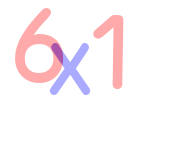
#> input picture myml/ASM_SOL/target_images/0.png, 190 x 150 px
$ python -i utils.py   (imports and definitions only)
#> lines starting #> are read from the running program, lines starting #| are printed output that depends on the picture; after the words box and inside, x2 and y2 are one past the last pixel; in counts of white or black regions, pixels touching at a corner belong together
#> further down, picture is the input picture: shape (150, 190, 3); mean B, G, R 247.5, 244.8, 252.3
import cv2
import numpy as np
import re

BLUE = 0
GREEN = 1
RED = 2

def remove_first_0(string):
    temp = []
    for i in string:
        if i == '+' or i == '-' or i == '*':
            temp.append(i)
    split = re.split('\*|\+|-', string)
    i = 0
    temp_count = 0
    result = ""
    for a in split:
        a = a.lstrip('0')
        if a == '':
            a = '0'
        result += a
        if i < len(split) - 1:
            result += temp[temp_count]
            temp_count += 1
        i += 1
    return result


def get_chars(image, color):
    other_1 = (color + 1) % 3
    other_2 = (color + 2) % 3

    c = image[:, :, other_1] == 255
    image[c] = [0, 0, 0]
    c = image[:, :, other_2] == 255
    image[c] = [0, 0, 0]
    c = image[:, :, color] < 170
    image[c] = [0, 0, 0]
    c = image[:, :, other_1] != 0
    image[c] = [255, 255, 255]

    return image


def extract_chars(image):
    chars = []
    colors = [BLUE, GREEN, RED]
    for color in colors:
        image_from_one_color = get_chars(image.copy(), color)
        image_gray = cv2.cvtColor(image_from_one_color, cv2.COLOR_BGR2GRAY)
        ret, thresh = cv2.threshold(image_gray, 127, 255, 0)
        contours, _ = cv2.findContours(thresh, cv2.RETR_EXTERNAL, cv2.CHAIN_APPROX_SIMPLE)
        for contour in contours:
            area = cv2.contourArea(contour)
            if area > 50:
                x, y, width, height = cv2.boundingRect(contour)
                roi = image_gray[y:y + height, x:x + width]
                chars.append((x, roi))
#> this loop made 3 passes
#> contours on pass 2: 4 contours, all with area under 20
#> pass 1, in get_chars, `c = image[:, :, other_1] == 255`:
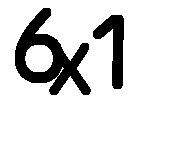
#> c: shape (150, 190) bool; 87.1% white; 2 black regions, box (x1, y1, x2, y2) and area: (15, 8, 91, 95) 2628, (93, 15, 124, 89) 1044
#> pass 1, in get_chars, `c = image[:, :, other_2] == 255`:
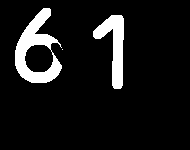
#> c: shape (150, 190) bool; 9.2% white; 3 white regions (1 under 20 px), largest, box (x1, y1, x2, y2) and area: (15, 8, 62, 83) 1569, (93, 15, 124, 89) 1044
#> pass 1, in get_chars, `c = image[:, :, color] < 170`:
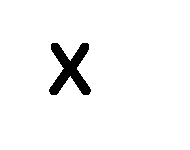
#> c: shape (150, 190) bool; 96.3% white; 1 black region, box (x1, y1, x2, y2) and area: (49, 43, 91, 95) 1058
#> after the loop:
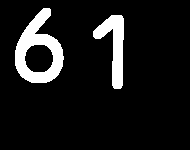
#> image_from_one_color: shape (150, 190, 3); 9.8% white; 2 white regions, box (x1, y1, x2, y2) and area: (15, 8, 64, 83) 1740, (93, 15, 124, 89) 1044
#> after the loop, chars = 3 items

    chars = sorted(chars, key=lambda char: char[0])
    return chars


def resize20(image):
    resized = cv2.resize(image, (20, 20))
    return resized.reshape(-1, 400).astype(np.float32)

>>> import cv2
>>> picture = cv2.imread('target_images/0.png')
>>> result = extract_chars(picture)
#> result = 3 items

$ run again, on myml/ASM_SOL/target_images/10.png
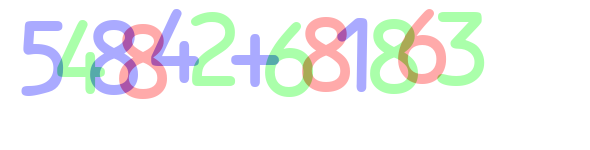
#> input picture myml/ASM_SOL/target_images/10.png, 590 x 150 px
#> picture is the input picture: shape (150, 590, 3); mean B, G, R 242.4, 243.7, 241.5
#> the loop in extract_chars, `for color in colors:` made 3 passes
#> pass 1, in get_chars, `c = image[:, :, color] < 170`:
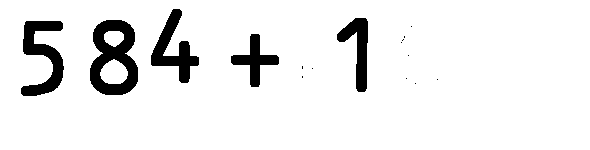
#> c: shape (150, 590) bool; 92.1% white; 16 black regions (11 under 20 px), largest, box (x1, y1, x2, y2) and area: (90, 20, 138, 95) 2126, (21, 21, 64, 96) 1568, (151, 9, 199, 83) 1363, (337, 18, 368, 92) 1044, (231, 34, 279, 87) 894
#> after the loop in extract_chars, `for color in colors:`:
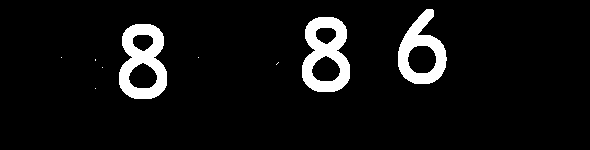
#> image_from_one_color: shape (150, 590, 3); 6.8% white; 9 white regions (6 under 20 px), largest, box (x1, y1, x2, y2) and area: (302, 17, 350, 92) 2126, (119, 24, 167, 99) 2126, (398, 9, 447, 84) 1740
#> after the loop in extract_chars, `for color in colors:`: chars = 13 items

$ run again, on myml/ASM_SOL/target_images/11.png
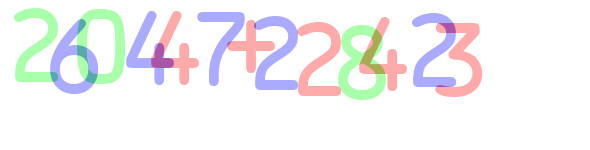
#> input picture myml/ASM_SOL/target_images/11.png, 590 x 150 px
#> picture is the input picture: shape (150, 590, 3); mean B, G, R 244.1, 242.4, 243.6
#> the loop in extract_chars, `for color in colors:` made 3 passes
#> pass 1, in get_chars, `c = image[:, :, color] < 170`:
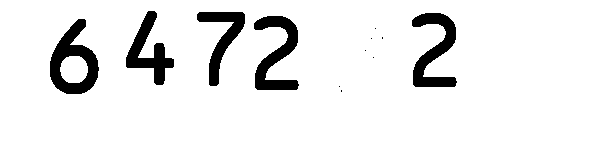
#> c: shape (150, 590) bool; 91.6% white; 12 black regions (7 under 20 px), largest, box (x1, y1, x2, y2) and area: (50, 19, 99, 94) 1740, (412, 13, 457, 87) 1560, (254, 16, 299, 90) 1560, (126, 11, 174, 85) 1363, (197, 12, 245, 86) 1227
#> after the loop in extract_chars, `for color in colors:`:
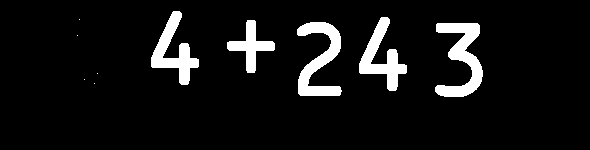
#> image_from_one_color: shape (150, 590, 3); 7.7% white; 10 white regions (5 under 20 px), largest, box (x1, y1, x2, y2) and area: (435, 23, 483, 97) 1665, (297, 22, 342, 96) 1560, (151, 11, 199, 85) 1363, (359, 17, 407, 91) 1363, (227, 20, 275, 73) 894
#> after the loop in extract_chars, `for color in colors:`: chars = 13 items

$ run again, on myml/ASM_SOL/target_images/12.png
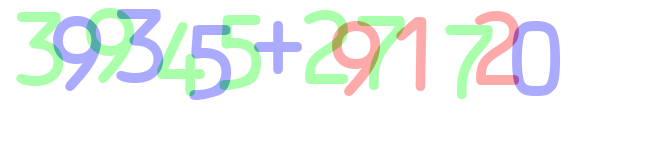
#> input picture myml/ASM_SOL/target_images/12.png, 670 x 150 px
#> picture is the input picture: shape (150, 670, 3); mean B, G, R 243.7, 245.6, 240.9
#> the loop in extract_chars, `for color in colors:` made 3 passes
#> pass 1, in get_chars, `c = image[:, :, color] < 170`:
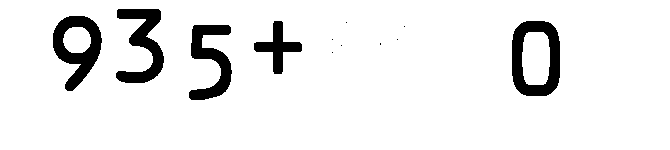
#> c: shape (150, 670) bool; 92.2% white; 12 black regions (7 under 20 px), largest, box (x1, y1, x2, y2) and area: (512, 21, 560, 96) 1926, (53, 16, 102, 91) 1749, (116, 9, 164, 83) 1665, (189, 25, 232, 100) 1568, (254, 21, 302, 74) 894
#> after the loop in extract_chars, `for color in colors:`:
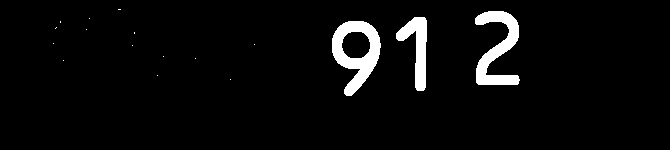
#> image_from_one_color: shape (150, 670, 3); 4.4% white; 17 white regions (14 under 20 px), largest, box (x1, y1, x2, y2) and area: (332, 21, 381, 96) 1749, (475, 11, 520, 85) 1560, (396, 17, 427, 91) 1044
#> after the loop in extract_chars, `for color in colors:`: chars = 15 items
